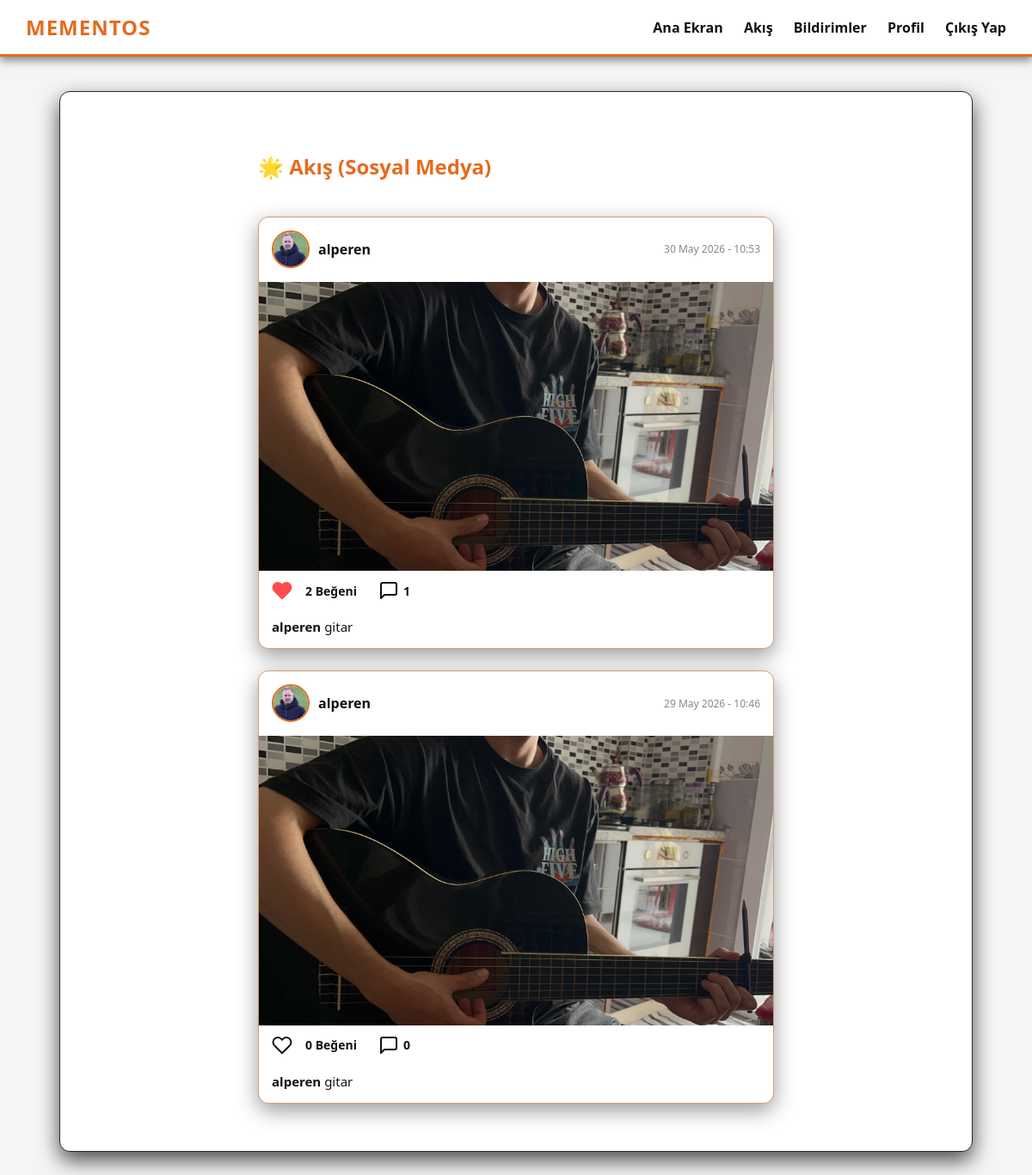
/feed (signed in), run on the app's committed database.
### app/models.py (models this page shows, shortened)
class Post(db.Model):
    id: so.Mapped[int] = so.mapped_column(primary_key=True)
    body: so.Mapped[str] = so.mapped_column(sa.String(140))
    image_file: so.Mapped[Optional[str]] = so.mapped_column(sa.String(1000))
    timestamp: so.Mapped[datetime] = so.mapped_column(index=True, default=lambda: datetime.now(timezone.utc))
    user_id: so.Mapped[int] = so.mapped_column(sa.ForeignKey(User.id), index=True)
    comments_enabled: so.Mapped[bool] = so.mapped_column(sa.Boolean, default=True)
    is_global: so.Mapped[bool] = so.mapped_column(sa.Boolean, default=False, server_default=sa.text('0'))
    author: so.Mapped[User] = so.relationship(back_populates='posts')
    comments: so.Mapped[list['Comment']] = so.relationship(back_populates='post', cascade='all, delete-orphan')
    likes: so.Mapped[list['Like']] = so.relationship(back_populates='post', cascade='all, delete-orphan')

class User(UserMixin, db.Model):
    id: so.Mapped[int] = so.mapped_column(primary_key=True)
    username: so.Mapped[str] = so.mapped_column(sa.String(64), index=True, unique=True)
    email: so.Mapped[str] = so.mapped_column(sa.String(120), index=True, unique=True)
    password_hash: so.Mapped[Optional[str]] = so.mapped_column(sa.String(256))
    about_me: so.Mapped[Optional[str]] = so.mapped_column(sa.String(140))
    last_seen: so.Mapped[Optional[datetime]] = so.mapped_column(default=lambda: datetime.now(timezone.utc))
    profile_pic: so.Mapped[Optional[str]] = so.mapped_column(sa.String(120))
    is_verified: so.Mapped[bool] = so.mapped_column(sa.Boolean, default=False, server_default=sa.text('0'))
    verification_code: so.Mapped[Optional[str]] = so.mapped_column(sa.String(10))
    require_2fa: so.Mapped[bool] = so.mapped_column(sa.Boolean, default=False, server_default=sa.text('0'))
    posts: so.WriteOnlyMapped['Post'] = so.relationship(back_populates='author', cascade='all, delete-orphan')
    comments: so.WriteOnlyMapped['Comment'] = so.relationship(back_populates='author', cascade='all, delete-orphan')
    likes: so.WriteOnlyMapped['Like'] = so.relationship(back_populates='author', cascade='all, delete-orphan')
    notifications: so.WriteOnlyMapped['Notification'] = so.relationship(back_populates='user', cascade='all, delete-orphan')
    followed: so.WriteOnlyMapped['User'] = so.relationship(
        secondary=followers,
        primaryjoin=(followers.c.follower_id == id),
        secondaryjoin=(followers.c.followed_id == id),
        back_populates='followers'
    )
    followers: so.WriteOnlyMapped['User'] = so.relationship(
        secondary=followers,
        primaryjoin=(followers.c.followed_id == id),
        secondaryjoin=(followers.c.follower_id == id),
        back_populates='followed'
    )
    def avatar(self, size):
        if self.profile_pic:
            return f'/static/profile_pics/{self.profile_pic}'
        return f'https://ui-avatars.com/api/?name={self.username}&background=E56B1F&color=fff&size={size}'
    def has_liked_post(self, post):
        query = self.likes.select().where(Like.post_id == post.id)
        return db.session.scalar(query) is not None
    def followed_posts(self):
        return db.select(Post).join(
            followers, (followers.c.followed_id == Post.user_id)).filter(
                followers.c.follower_id == self.id).order_by(
                    Post.timestamp.desc())

### app/main/routes.py (the view)
@bp.route('/feed')
@login_required
def feed():
    page = request.args.get('page', 1, type=int)
    query = current_user.followed_posts()
    posts_pagination = db.paginate(query, page=page, per_page=10, error_out=False)
    comment_form = CommentForm()
    empty_form = EmptyForm()
    return render_template('feed.html', title='Akış', posts=posts_pagination.items, comment_form=comment_form, posts_pagination=posts_pagination, empty_form=empty_form)

### app/main/routes.py (called while the page is built)
@bp.before_request
def before_request():
    if current_user.is_authenticated:
        current_user.last_seen = datetime.now(timezone.utc)
        db.session.commit()

@bp.context_processor
def inject_notifications():
    if current_user.is_authenticated:
        unread_count = db.session.scalar(sa.select(sa.func.count(Notification.id)).where(Notification.user_id == current_user.id, Notification.is_read == False))
        return dict(unread_notifications_count=unread_count or 0)
    return dict(unread_notifications_count=0)

@bp.app_template_filter('local_time')
def local_time_filter(dt, format='%d-%m-%Y %H:%M:%S'):
    if dt is None:
        return ""
    if dt.tzinfo is None:
        dt = dt.replace(tzinfo=timezone.utc)
    local_dt = dt + timedelta(hours=3)
    return local_dt.strftime(format)

### app/models.py (called while the page is built)
@login.user_loader
def load_user(id):
    return db.session.get(User, int(id))

### app/templates/feed.html (shortened to what this page needs)
{% extends "base.html" %}
{% block content %}
<div style="max-width: 600px; margin: 0 auto; padding-top: 20px;">
    <h2
        style="color: var(--accent-orange); border-bottom: 2px solid rgba(255, 255, 255, 0.1); padding-bottom: 10px; margin-bottom: 30px;">
        🌟 Akış (Sosyal Medya)
    </h2>
    {% for post in posts %}
        <div class="post-card" style="margin-bottom: 25px;">
            <div class="post-header">
                <div class="post-author">
                    <img src="{{ post.author.avatar(40) }}" class="profile-avatar profile-avatar-small" alt="Avatar">
                    <a href="{{ url_for('main.user', username=post.author.username) }}" style="color: var(--text-main); text-decoration: none; font-weight: bold;">
                        <span>{{ post.author.username }}</span>
                    </a>
                </div>
                <div style="display: flex; align-items: center; gap: 10px;">
                    <span style="font-size: 12px; color: #888;">{{ post.timestamp|local_time('%d %B %Y - %H:%M') }}</span>
                </div>
            </div>
            {% if post.image_file %}
                {% for img in post.image_file.split(',') %}
                    <img src="{{ url_for('static', filename='memory_pics/' + img) }}" class="post-image" alt="Post Image">
                {% endfor %}
            {% endif %}
            <div class="post-actions">
                <form action="{{ url_for('main.like', post_id=post.id) }}" method="post" style="margin:0;">
                    <button type="submit" class="action-btn {% if current_user.is_authenticated and current_user.has_liked_post(post) %}liked{% endif %}">
                        <svg viewBox="0 0 24 24" fill="none" stroke="currentColor" stroke-width="2" stroke-linecap="round" stroke-linejoin="round">
                            <path d="M20.84 4.61a5.5 5.5 0 0 0-7.78 0L12 5.67l-1.06-1.06a5.5 5.5 0 0 0-7.78 7.78l1.06 1.06L12 21.23l7.78-7.78 1.06-1.06a5.5 5.5 0 0 0 0-7.78z"></path>
                        </svg>
                    </button>
                </form>
                <span style="font-size: 14px; font-weight: bold;">{{ post.likes|length }} Beğeni</span>
                <div class="action-btn" onclick="toggleComments({{ post.id }})" style="cursor: pointer; margin-left: 10px;">
                    <svg viewBox="0 0 24 24" fill="none" stroke="currentColor" stroke-width="2" stroke-linecap="round" stroke-linejoin="round">
                        <path d="M21 15a2 2 0 0 1-2 2H7l-4 4V5a2 2 0 0 1 2-2h14a2 2 0 0 1 2 2z"></path>
                    </svg>
                    <span style="font-size: 14px; font-weight: bold;">{{ post.comments|length }}</span>
                </div>
            </div>
            <p class="post-body-text"><strong>{{ post.author.username }}</strong> {{ post.body }}</p>
        </div>
    {% endfor %}
</div>
{% endblock %}

### app/templates/base.html (shortened to what this page needs)
<!DOCTYPE html>
<html lang="tr">
<head>
    <link rel="stylesheet" href="{{ url_for('static', filename='css/style.css') }}">
</head>
<body>
    <nav class="navbar">
        <a class="navbar-brand" href="#" onclick="openTour(); return false;" title="Tanıtım Turunu Aç">MementOS</a>
        <div class="navbar-links">
            <a href="{{ url_for('main.index') }}">Ana Ekran</a>
            {% if current_user.is_anonymous %}
                <a href="{{ url_for('auth.login') }}">Giriş Yap</a>
                <a href="{{ url_for('auth.register') }}">Kayıt Ol</a>
            {% else %}
                <a href="{{ url_for('main.feed') }}">Akış</a>
                <a href="{{ url_for('main.notifications') }}" style="position: relative;">
                    Bildirimler
                </a>
                <a href="{{ url_for('main.user', username=current_user.username) }}">Profil</a>
                <a href="{{ url_for('auth.logout') }}">Çıkış Yap</a>
            {% endif %}
        </div>
    </nav>
    <div class="container">
        {% block content %}{% endblock %}
    </div>
</body>
</html>

### app/static/css/style.css (style rules this page uses)
:root { --bg-dark: #F5F5F5; --box-bg: #FFFFFF; --text-main: #14110F; --accent-orange: #E56B1F; --accent-brown: #D49A73; --input-bg: #EEEEEE; --window-header: #E0E0E0; --window-header-text: #333; --masonry-bg: rgba(255, 255, 255, 0.85); --window-bg: rgba(255, 255, 255, 0.85); }
body { background-color: var(--bg-dark); color: var(--text-main); font-family: 'Segoe UI', Tahoma, Geneva, Verdana, sans-serif; margin: 0; padding: 0; }
.navbar { background-color: var(--box-bg); padding: 15px 30px; display: flex; justify-content: space-between; align-items: center; border-bottom: 3px solid var(--accent-orange); box-shadow: 0 4px 10px rgba(0,0,0,0.5); }
.navbar-brand { font-size: 1.5em; font-weight: 900; color: var(--accent-orange); text-decoration: none; letter-spacing: 1px; text-transform: uppercase; }
.navbar-links a { color: var(--text-main); text-decoration: none; margin-left: 20px; font-weight: bold; transition: color 0.3s ease; }
.container { max-width: 1000px; margin: 40px auto; padding: 30px; background-color: var(--box-bg); border-radius: 12px; box-shadow: 0 10px 25px rgba(0,0,0,0.7); border: 1px solid #312822; }
a { color: var(--accent-orange); text-decoration: none; }
.profile-avatar { object-fit: cover; border-radius: 50%; border: 2px solid var(--accent-orange); background-color: var(--box-bg); }
.profile-avatar-small { width: 40px; height: 40px; }
.post-card { background: var(--box-bg); border: 1px solid var(--accent-brown); border-radius: 12px; margin-bottom: 25px; box-shadow: 0 8px 24px rgba(0,0,0,0.4); overflow: hidden; }
.post-header { display: flex; justify-content: space-between; align-items: center; padding: 15px; }
.post-author { font-weight: bold; color: var(--text-main); display: flex; align-items: center; gap: 10px; }
.post-author img { width: 40px; height: 40px; border-radius: 50%; object-fit: cover; border: 2px solid var(--accent-orange); }
.post-image { width: 100%; max-height: 500px; object-fit: cover; display: block; border-top: 1px solid rgba(255,255,255,0.05); border-bottom: 1px solid rgba(255,255,255,0.05); }
.post-body-text { padding: 0 15px; margin-top: 10px; font-size: 15px; }
.post-actions { display: flex; gap: 15px; padding: 10px 15px; align-items: center; }
.action-btn { background: none; border: none; cursor: pointer; display: flex; align-items: center; gap: 5px; font-size: 16px; color: var(--text-main); transition: transform 0.2s; padding: 0; }
.action-btn svg { width: 24px; height: 24px; }
.action-btn.liked svg { fill: #ff4c4c; stroke: #ff4c4c; animation: heartBurst 0.3s cubic-bezier(0.175, 0.885, 0.32, 1.275); }

### data on the page
Post: author.avatar (picture), author.username "alperen", timestamp|local_time "30 May 2026 - 10:53", image_file (picture), likes|length "2", comments|length "1", body "gitar"
Post: author.avatar (picture), author.username "alperen", timestamp|local_time "29 May 2026 - 10:46", image_file (picture), likes|length "0", comments|length "0", body "gitar"
